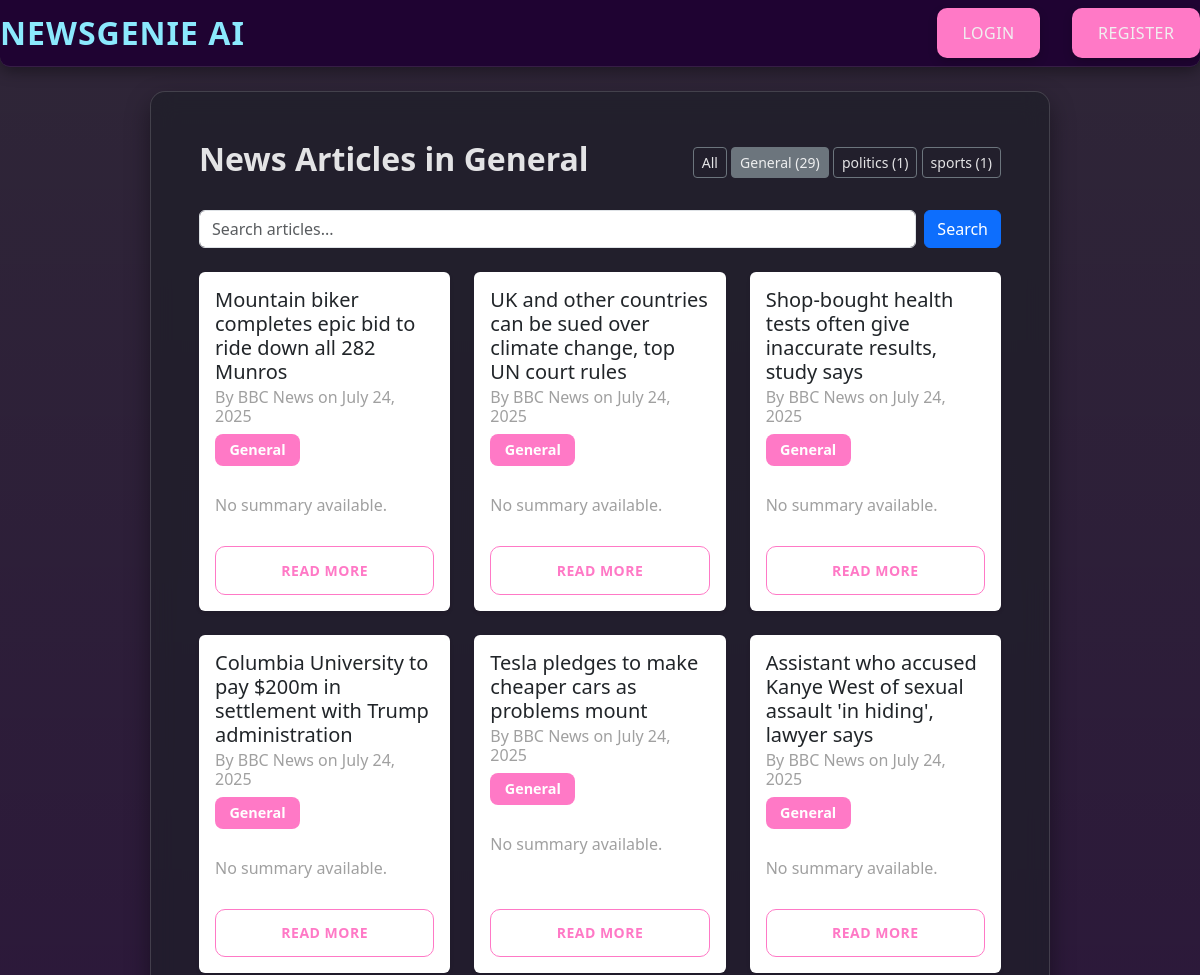
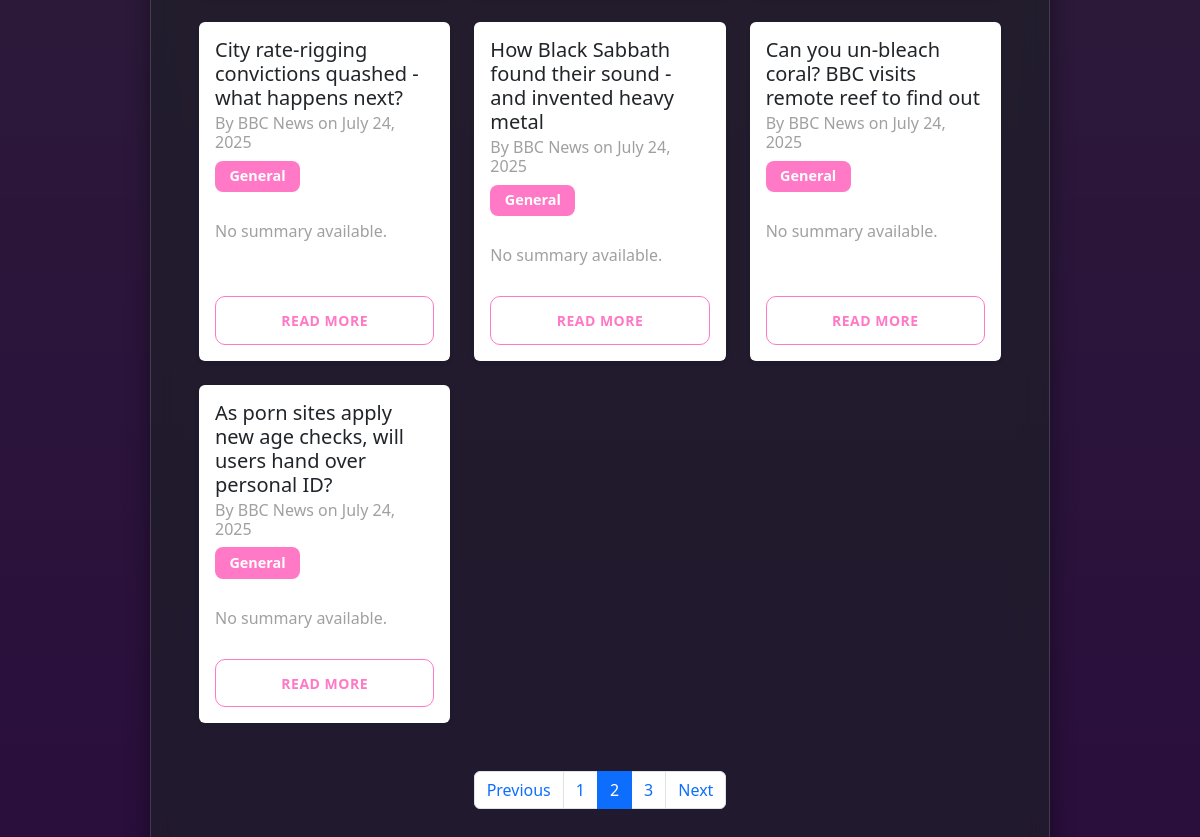
The app's page /?page=2&category=General with its own data (2 pictures, top to bottom).
### news/models.py (models this page shows, shortened)
class Category(models.Model):
    name = models.CharField(max_length=100)
    description = models.TextField(blank=True)
    class Meta:
        verbose_name_plural = "Categories"

class Article(models.Model):
    title = models.CharField(max_length=200)
    content = models.TextField()
    category = models.ForeignKey(Category, on_delete=models.SET_NULL, null=True, blank=True)
    published_date = models.DateTimeField(default=timezone.now)
    created_at = models.DateTimeField(auto_now_add=True)
    audio_file = models.FileField(upload_to='audio/', blank=True, null=True)
    image = models.ImageField(upload_to='articles/', blank=True, null=True)
    author = models.CharField(max_length=255, default="Unknown Source")
    publication_date = models.DateTimeField(null=True, blank=True)
    link = models.URLField(max_length=500, unique=True, null=True, blank=True)
    source = models.CharField(max_length=100, default='Unknown')
    categories = models.ManyToManyField('Category', related_name='multi_articles')
    summary = models.TextField(blank=True, null=True)
    is_summary_generated = models.BooleanField(default=False)
    approved = models.BooleanField(default=False)  # ✅ New field
    audio_file = models.FileField(upload_to='news_audio/', blank=True, null=True)
    def approved_status(self):
        return "Approved" if self.approved else "Pending"
    approved_status.boolean = True
    approved_status.short_description = "Status"
    class Meta:
        ordering = ['-published_date']

### news/views.py (the view, shortened to what this page needs)
# urls.py: path('', views.ArticleListView.as_view(), name='article_list'),
class ArticleListView(ListView):
    model = Article
    template_name = 'news/article_list.html'
    context_object_name = 'articles'
    paginate_by = 10
    def get_queryset(self):
        queryset = Article.objects.filter(approved=True).order_by('-published_date')
        category_name = self.request.GET.get('category')
        query = self.request.GET.get('q')
        if category_name and category_name.lower() != 'all':
            queryset = queryset.filter(category__name__iexact=category_name)
        if query:
            queryset = queryset.filter(
                Q(title__icontains=query) | Q(content__icontains=query)
            )
        return queryset
    def get_context_data(self, **kwargs):
        context = super().get_context_data(**kwargs)
        context['categories'] = Category.objects.annotate(article_count=Count('article')).order_by('name')
        context['current_category'] = self.request.GET.get('category', 'All')
        context['search_query'] = self.request.GET.get('q', '')
        context['recommendations'] = []
        return context

### news/templates/news/article_list.html (shortened to what this page needs)
{% extends 'base.html' %}
{% block content %}
<div class="container mt-4">
    <div class="d-flex justify-content-between align-items-center mb-4">
        <h2 class="fw-bold" style="color:rgba(255, 255, 255, 0.879)">News Articles {% if current_category != 'All' %}in {{ current_category }}{% endif %}</h2>
        <div>
            <a href="{% url 'news:article_list' %}" class="btn btn-outline-secondary btn-sm {% if current_category == 'All' %}active{% endif %}"style="color:rgba(255, 255, 255, 0.879)">All</a>
            {% for category in categories %}
                <a href="?category={{ category.name }}"
                   class="btn btn-outline-secondary btn-sm {% if current_category == category.name %}active{% endif %}" style="color:rgba(255, 255, 255, 0.879)">
                    {{ category.name }} ({{ category.article_count }})
                </a>
            {% endfor %}
        </div>
    </div>
    <div class="mb-4">
        <form method="GET" action="{% url 'news:article_list' %}" class="d-flex">
            <input class="form-control me-2" type="search" placeholder="Search articles..." name="q" value="{{ search_query }}">
            <button class="btn btn-primary" type="submit">Search</button>
        </form>
    </div>
    {% if articles %}
    <div class="row">
        {% for article in articles %}
            <div class="col-md-6 col-lg-4 mb-4">
                <div class="card h-100 shadow-sm border-0">
                    <div class="card-body d-flex flex-column">
                        <h5 class="card-title">{{ article.title }}</h5>
                        <h6 class="card-subtitle mb-2 text-muted">By {{ article.author }} on {{ article.published_date|date:"F d, Y" }}</h6>
                        <div class="mb-2">
                            <span class="badge bg-primary">{{ article.category.name }}</span>
                        </div>
                        <p class="card-text text-muted">{{ article.summary|default:"No summary available." }}</p>
                        <a href="{% url 'news:article_detail' article.pk %}" class="btn btn-sm btn-outline-primary mt-auto">Read More</a>
                    </div>
                </div>
            </div>
        {% endfor %}
    </div>
    {% else %}
        <p>No articles found.</p>
    {% endif %}
    {% if is_paginated %}
    <nav aria-label="Page navigation">
        <ul class="pagination justify-content-center mt-4">
            {% if page_obj.has_previous %}
                <li class="page-item">
                    <a class="page-link" href="?page={{ page_obj.previous_page_number }}{% if request.GET.category %}&category={{ request.GET.category }}{% endif %}">Previous</a>
                </li>
            {% else %}
                <li class="page-item disabled"><span class="page-link">Previous</span></li>
            {% endif %}
            {% for i in page_obj.paginator.page_range %}
                {% if page_obj.number == i %}
                    <li class="page-item active"><span class="page-link">{{ i }}</span></li>
                {% else %}
                    <li class="page-item"><a class="page-link" href="?page={{ i }}{% if request.GET.category %}&category={{ request.GET.category }}{% endif %}">{{ i }}</a></li>
                {% endif %}
            {% endfor %}
            {% if page_obj.has_next %}
                <li class="page-item">
                    <a class="page-link" href="?page={{ page_obj.next_page_number }}{% if request.GET.category %}&category={{ request.GET.category }}{% endif %}">Next</a>
                </li>
            {% else %}
                <li class="page-item disabled"><span class="page-link">Next</span></li>
            {% endif %}
        </ul>
    </nav>
    {% endif %}
</div>
{% endblock %}

### static/css/base.css (style rules this page uses)
body { margin: 0; padding: 0; font-family: "Poppins", sans-serif; background-image: linear-gradient(to bottom, rgba(10, 0, 20, 0.85), rgba(30, 0, 50, 0.95)), url("../img/background.jpg"); background-size: cover; background-repeat: no-repeat; background-position: center; background-attachment: fixed; color: #e0e0e0; }
.container.mt-4 { background-color: rgba(30, 30, 40, 0.7); backdrop-filter: blur(12px); padding: 3rem; border-radius: 15px; box-shadow: 0 10px 25px rgba(0, 0, 0, 0.4); margin: 2.5rem auto; max-width: 900px; border: 1px solid rgba(255, 255, 255, 0.15); }
.container.mt-4 p { color: #d0d0d0; }
.container.mt-4 .text-muted { font-size: 1rem; color: #a0a0a0 !important; margin-bottom: 1.8rem; }
.container.mt-4 .badge { background-color: #ff79c6 !important; font-size: 0.9rem; padding: 0.6em 1em; border-radius: 8px; margin-right: 0.8rem; margin-bottom: 1.2rem; display: inline-block; font-weight: 600; }
.container.mt-4 .btn-outline-primary { border-color: #ff79c6; color: #ff79c6; transition: all 0.3s ease; padding: 0.8rem 1.8rem; font-weight: 600; border-radius: 10px; text-transform: uppercase; letter-spacing: 0.5px; }

### records on screen
Category: name "General", article_count "29"
Category: name "politics", article_count "1"
Category: name "sports", article_count "1"
Article: title "Mountain biker completes epic bid to ride down all 282 Munros", author "BBC News", published_date "July 24, 2025", category.name "General", summary "No summary available."
Article: title "UK and other countries can be sued over climate change, top UN court rules", author "BBC News", published_date "July 24, 2025", category.name "General", summary "No summary available."
Article: title "Shop-bought health tests often give inaccurate results, study says", author "BBC News", published_date "July 24, 2025", category.name "General", summary "No summary available."
Article: title "Columbia University to pay $200m in settlement with Trump administration", author "BBC News", published_date "July 24, 2025", category.name "General", summary "No summary available."
Article: title "Tesla pledges to make cheaper cars as problems mount", author "BBC News", published_date "July 24, 2025", category.name "General", summary "No summary available."
Article: title "Assistant who accused Kanye West of sexual assault 'in hiding', lawyer says", author "BBC News", published_date "July 24, 2025", category.name "General", summary "No summary available."
Article: title "City rate-rigging convictions quashed - what happens next?", author "BBC News", published_date "July 24, 2025", category.name "General", summary "No summary available."
Article: title "How Black Sabbath found their sound - and invented heavy metal", author "BBC News", published_date "July 24, 2025", category.name "General", summary "No summary available."
Article: title "Can you un-bleach coral? BBC visits remote reef to find out", author "BBC News", published_date "July 24, 2025", category.name "General", summary "No summary available."
Article: title "As porn sites apply new age checks, will users hand over personal ID?", author "BBC News", published_date "July 24, 2025", category.name "General", summary "No summary available."

### other values on screen
{{ i }} "1" "3"
{{ i }} "2"
